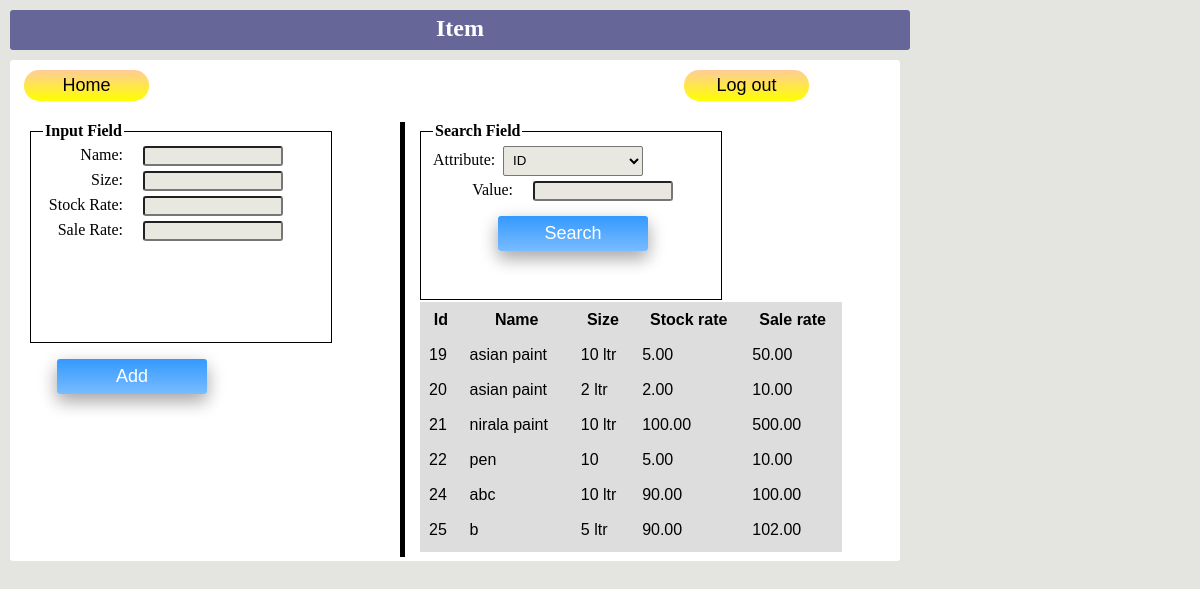
The page /item/add/search/ (signed in) on the database its author committed.
### project/models.py (models this page shows, shortened)
class Item(models.Model):
    name = models.CharField(max_length=50)
    size = models.CharField(max_length=50)
    stock_rate = models.DecimalField(max_digits=10, decimal_places=2, blank=True, null=True)
    sale_rate = models.DecimalField(max_digits=10, decimal_places=2, blank=True, null=True)

### project/views.py (the view, shortened to what this page needs)
# urls.py: url(r'^item/add/search/', views.item_add_search, name='item_add_search'),
def item_add_search(request):
    if not request.user.is_authenticated:
        return HttpResponseRedirect('/login')
    type = request.POST.get('stype','')
    value = request.POST.get('value','')
    print(type)
    if value=='':
        obj = Item.objects.all
        if obj is not None:
            c = {'Item': obj}
            c.update(csrf(request))
            return render_to_response('item_add.html', c)

### project/templates/item_add.html (shortened to what this page needs)
﻿<!DOCTYPE html PUBLIC "-//W3C//DTD XHTML 1.0 Transitional//EN" "http://www.w3.org/TR/xhtml1/DTD/xhtml1-transitional.dtd">
<html xmlns="http://www.w3.org/1999/xhtml">
<head>
</head>
<body style="background-color: #E4E4E0">
<form action="" method="post" style="border-radius:3px; width: 900px; height: 40px; top: 10px; position: absolute; background-color: #666699; left: 10px; bottom: 235px;">
	<div class="auto-style1">
		<strong>Item</strong></div>
</form>
<form action="/item/add/done/" method="POST" style= "border-radius: 3px; width:500px; height: 501px; top: 60px; position: absolute; background-color: #FFFFFF; left: 10px;">
		<div id="layer1" style="position: absolute; width: 162px; height: 49px; z-index: 2; left: 9px; top: 5px; right: 409px;">
			<button class="button" type="button"  onclick="location.href ='/home'" ><span>Home</span>
			</button>
		</div>
		<div id="layer2" style="position: absolute; width: 143px; height: 49px; z-index: 1; left: 669px; top: 5px">
			<button class="button" type="button"  onclick="location.href ='/logout'" ><span>Log out</span>
			</button>
		</div>
		<div id="layer3" style="position: absolute; width: 162px; height: 51px; z-index: 1; left: 37px; top: 289px">
			<input name="btnAdd" type="submit" value="Add" class="button1"/>
		</div>
	<fieldset style="border: thin solid #000000; height: 203px; width: 276px; position: absolute; left:20px; top: 62px;">
			<legend><strong>Input Field</strong></legend>
			<label for="txtName">Name:</label><input type="text" name="name" style= "width: 140px; height: 20px; border-radius: 3px; background:#E8E8E1; padding: 5px; margin-bottom: 5px" required>
			<label for="txtSize">Size:</label><input type="text" name="size" style= "width: 140px; height: 20px; border-radius: 3px; background:#E8E8E1; padding: 5px; margin-bottom: 5px" required>
			<label for="txtRateStock">Stock Rate:</label><input type="text" name="stock_rate" style= "width: 140px; height: 20px; border-radius: 3px; background:#E8E8E1; padding: 5px; margin-bottom: 5px; text-align: right" required>
			<label for="txtRateSale">Sale Rate:</label><input type="text" name="sale_rate"style= "width: 140px; height: 20px; border-radius: 3px; background:#E8E8E1; padding: 5px; margin-bottom: 5px; text-align: right" required>
	</fieldset>
	</form>
<form action="/item/add/search/"   method="POST" style= "border-radius: 3px; width: 500px; height: 501px; top: 60px; position: absolute; background-color: #FFFFFF; left: 400px;">
	<fieldset style="border: thin solid #000000; height: 160px; width: 276px; position: absolute; left:20px; top: 62px;">
	<legend><strong >Search Field</strong></legend>
		<label for="searchType" style="width:50px">Attribute:</label><select name="stype" style="width: 140px; height: 30px; border-radius: 2px; background:#E8E8E1; padding-left: 5px; padding-right: 5px; padding-top: 2px; padding-bottom:2px; margin-bottom: 5px">
				<option>ID</option>
			</select>
		<label for="value">Value:</label><input type="text" name="value" style= "width: 140px; height: 20px; border-radius: 3px; background:#E8E8E1; padding: 5px; margin-bottom: 5px" >
		<div id="layer4" style="width: 162px; height: 51px; margin-left:55px; z-index: 1">
			<input name="btnSearch" type="submit"  value="Search" class="button1"/>
		</div>
	</fieldset>
		<div id="table-wrapper" style="position: absolute; width: 422px; height: 232px; z-index: 3; left:20px; top: 222px;">
		  <div id="table-scroll">
			<table>
				<tbody>
					<tr>
						<th>Id</span></th>
						<th>Name</span></th>
						<th>Size</th>
						<th>Stock rate</th>
						<th>Sale rate</th>
					</tr>
				</tbody>
				<tbody>
				{% for i in Item.all %}
				  <tr>
					<td> {{i.id}}</td>
					<td>{{i.name}}</td>
					<td>{{i.size}}</td>
					<td>{{i.stock_rate}}</td>
					<td>{{i.sale_rate}}</td>
				  </tr>
				{% endfor %}
				</tbody>
			</table>
		  </div>
		</div>
		<div class="verticalLine" style=" position: absolute; height: 435px; width: 6px; left: 0px; top: 62px;">
		</div>
</form>
</body>
</html>

### project/templates/item_add.html (style rules this page uses)
label { display:inline-block; width:80px; margin-right:20px; text-align:right; }
fieldset { border:none; margin:0px auto; }
.button1 { display: inline-block; border-radius: 3px; background-color: #f4511e; background: linear-gradient(#3399ff, #79bcFF); border: none; color: #FFFFFF; text-align: center; font-size: 18px; height: 35px; width: 150px; transition: all 0.5s; cursor: pointer; margin: 10px; box-shadow: 0 8px 16px 0 rgba(0,0,0,0.2), 0 6px 20px 0 rgba(0,0,0,0.19); }
.button1 { display: block }
.button { display: inline-block; border-radius: 15px; background-color: #f4511e; background: linear-gradient(#FFCC99, yellow); border: none; color: #FFFFFF; text-align: center; font-size: 18px; padding: 5px; width: 125px; transition: all 0.5s; cursor: pointer; margin: 5px; }
.button span { cursor:pointer; display: inline-block; position: relative; transition: 0.5s; color: black; }
.button span:after { content: '\00bb'; position: absolute; opacity: 0; top: 0; right: -20px; transition: 0.5s; }
.auto-style1 { text-align: center; font-size: x-large; color: #FFFFFF; padding: 5px; }
table { font-family: arial, sans-serif; border-collapse: collapse; width: 100%; }
td, th { border: 1px solid #dddddd; border-collapse: collapse text-align: left; padding: 8px; }
table th { text-align:center }
tr:nth-child(even) { background-color: #dddddd; }
#table-wrapper { position:relative; }
#table-scroll { height:250px; overflow:auto; margin-top:20px; }
#table-wrapper table { width:100%; }
#table-wrapper table * { background-color: #dddddd; color:black; }
.verticalLine { border-left: thick solid #000000 }

### rows shown on the page
Item: id "19", name "asian paint", size "10 ltr", stock_rate "5.00", sale_rate "50.00"
Item: id "20", name "asian paint", size "2 ltr", stock_rate "2.00", sale_rate "10.00"
Item: id "21", name "nirala paint", size "10 ltr", stock_rate "100.00", sale_rate "500.00"
Item: id "22", name "pen", size "10", stock_rate "5.00", sale_rate "10.00"
Item: id "24", name "abc", size "10 ltr", stock_rate "90.00", sale_rate "100.00"
Item: id "25", name "b", size "5 ltr", stock_rate "90.00", sale_rate "102.00"
